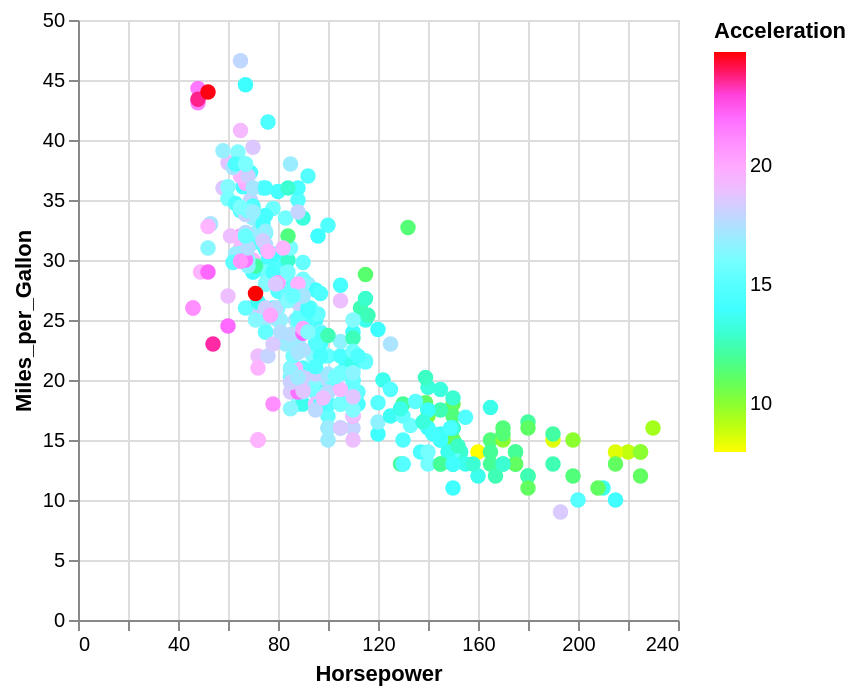

Describe this chart as a Vega-Lite specification.
### Vega-Lite specification from a JSON file in a GitHub repository (floating-point values rounded to 4 significant figures; data arrays with more than 128 entries replaced by an {"elided": "..."} marker saying what was removed)
{"$schema": "https://vega.github.io/schema/vega-lite/v5.json", "data": {"values": {"elided": "406 records"}}, "description": "cube-helix-long interpolation, gamma of 10", "encoding": {"color": {"field": "Acceleration", "scale": {"interpolate": {"gamma": 10, "type": "cubehelix-long"}, "range": ["yellow", "red"], "type": "linear"}, "type": "quantitative"}, "opacity": {"value": 1}, "size": {"value": 60}, "x": {"field": "Horsepower", "type": "quantitative"}, "y": {"field": "Miles_per_Gallon", "type": "quantitative"}}, "mark": "circle", "transform": [{"as": "accelerationZScore", "calculate": "(datum.Acceleration - 15.52)/2.80"}]}
